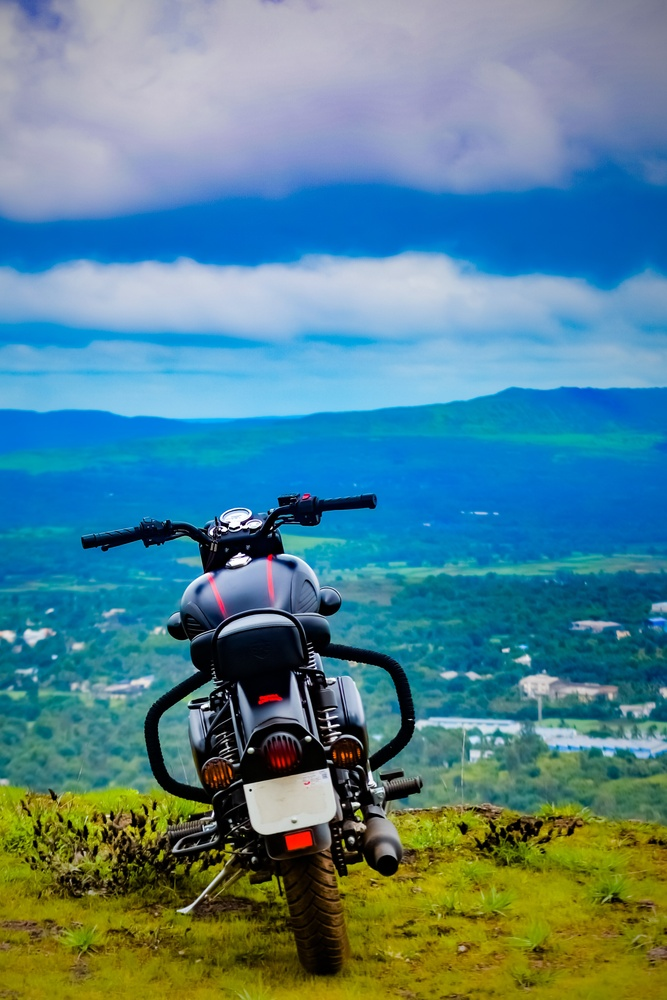
#> input picture asset/bullet.jpg, 667 x 1000 px, shrunk from 2725 x 4087 before the run, given in place of the camera
$ python tutorial5.py
#> lines starting #> are read from the running program, lines starting #| are printed output that depends on the picture; after the words box and inside, x2 and y2 are one past the last pixel; in counts of white or black regions, pixels touching at a corner belong together
import cv2
import numpy as np

# Start capturing video from the default camera (usually the webcam)
cap = cv2.VideoCapture(0)

while True:
    ret, frame = cap.read()
#> frame is the input picture: shape (1000, 667, 3); mean B, G, R 143.5, 131, 83.1
    if not ret:
        break  # Exit the loop if the frame is not captured correctly

    width = int(cap.get(3))  # Get the width of the video frame
    height = int(cap.get(4))  # Get the height of the video frame

    # Convert the frame from BGR (default in OpenCV) to HSV color space
    hsv = cv2.cvtColor(frame, cv2.COLOR_BGR2HSV)
#> hsv: shape (1000, 667, 3); mean H, S, V 88, 166.6, 164.6

    # Define the range of blue color in HSV
    lower_blue = np.array([110, 50, 50])
    upper_blue = np.array([130, 255, 255])

    # Create a binary mask where blue colors are white and the rest are black
    mask = cv2.inRange(hsv, lower_blue, upper_blue)
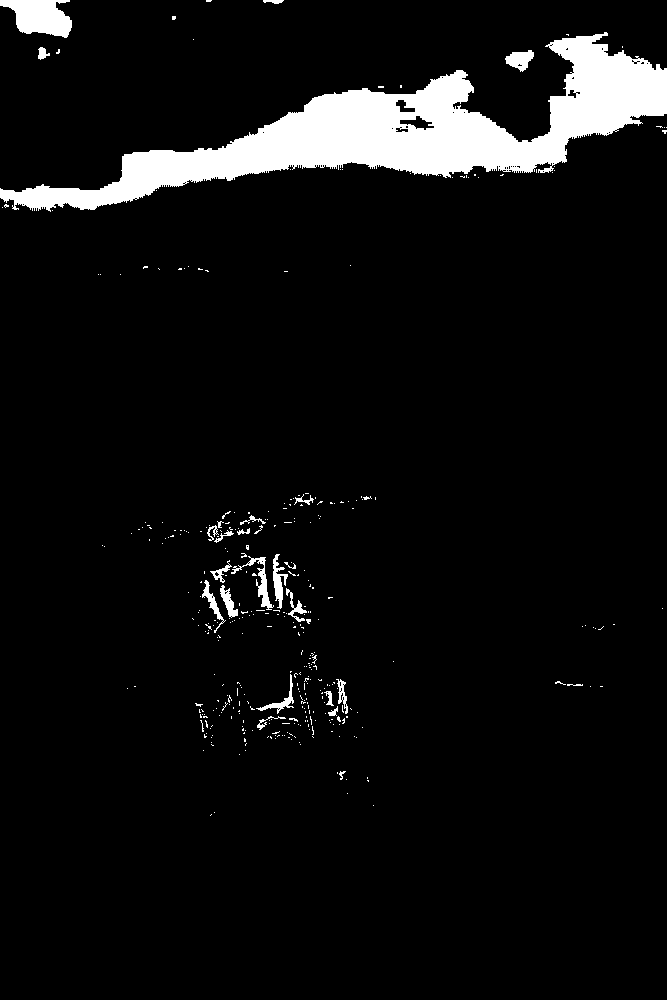
#> mask: shape (1000, 667); 6.1% white; 368 white regions (342 under 20 px), largest, box (x1, y1, x2, y2) and area: (0, 32, 667, 212) 34758, (0, 0, 72, 38) 1832, (231, 556, 274, 610) 459

    # Bitwise-AND the original frame with the mask to extract the blue regions
    result = cv2.bitwise_and(frame, frame, mask=mask)
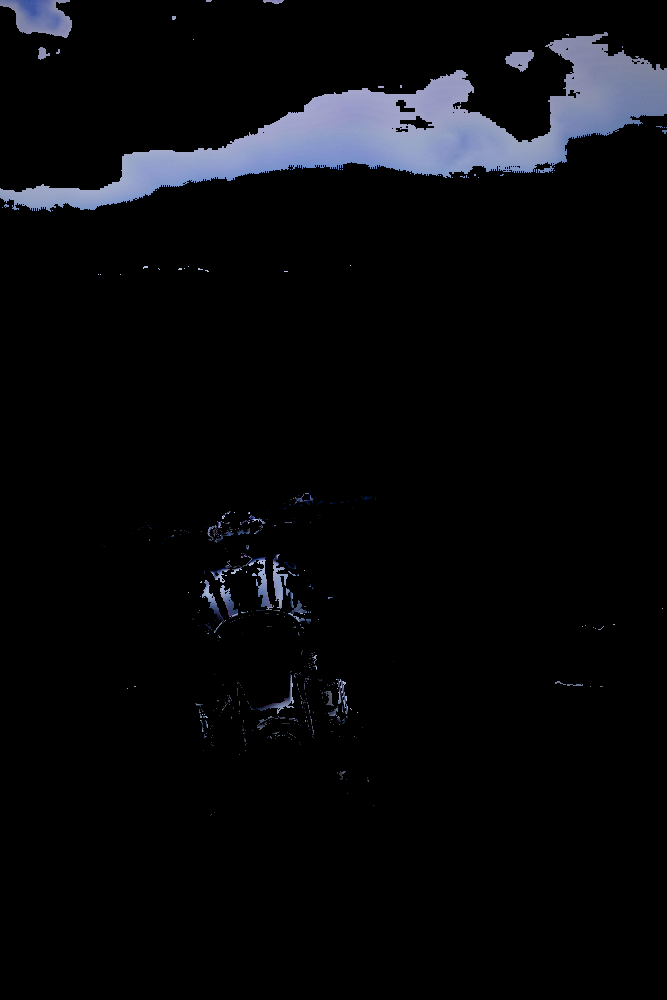
#> result: shape (1000, 667, 3); mean B, G, R 11.4, 8.9, 8.3

    # Display the resulting frame showing only the blue areas
    cv2.imshow('frame', result)

    # Display the mask showing where the blue areas are
    cv2.imshow('mask', mask)

    # Break the loop and exit if the 'q' key is pressed
    if cv2.waitKey(1) == ord('q'):
#> (key q is pressed here)
        break

# Release the video capture object and close all OpenCV windows
cap.release()
cv2.destroyAllWindows()

$ run again, on asset/soccer_practice.jpg
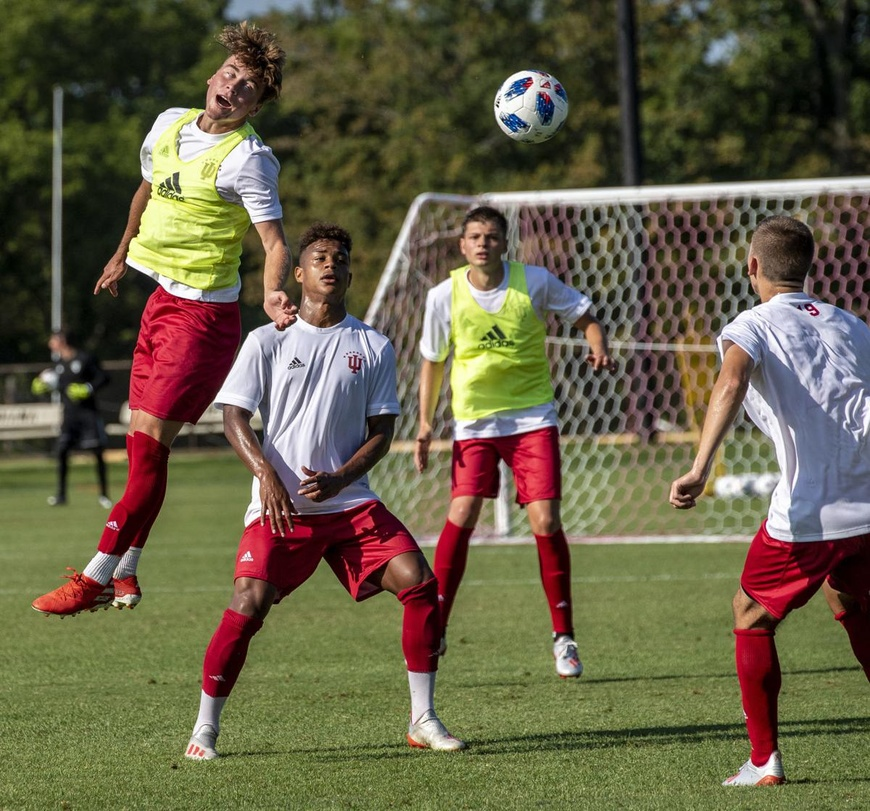
#> input picture asset/soccer_practice.jpg, 870 x 811 px, shrunk from 1200 x 1119 before the run, given in place of the camera
#> frame is the input picture: shape (811, 870, 3); mean B, G, R 70.9, 96, 102.6
#> hsv: shape (811, 870, 3); mean H, S, V 53.8, 108.8, 109.8
#> `mask = cv2.inRange(hsv, lower_blue, upper_blue)`:
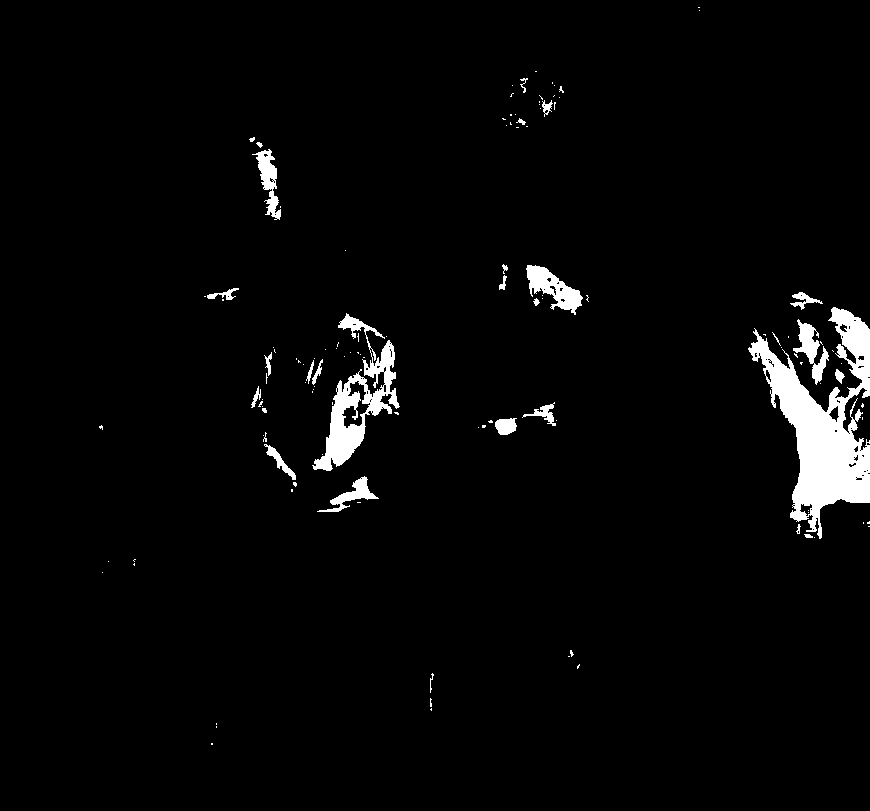
#> mask: shape (811, 870); 3% white; 124 white regions (95 under 20 px), largest, box (x1, y1, x2, y2) and area: (748, 307, 870, 539) 11045, (312, 313, 400, 471) 4048, (526, 265, 583, 315) 1255
#> `result = cv2.bitwise_and(frame, frame, mask=mask)`:
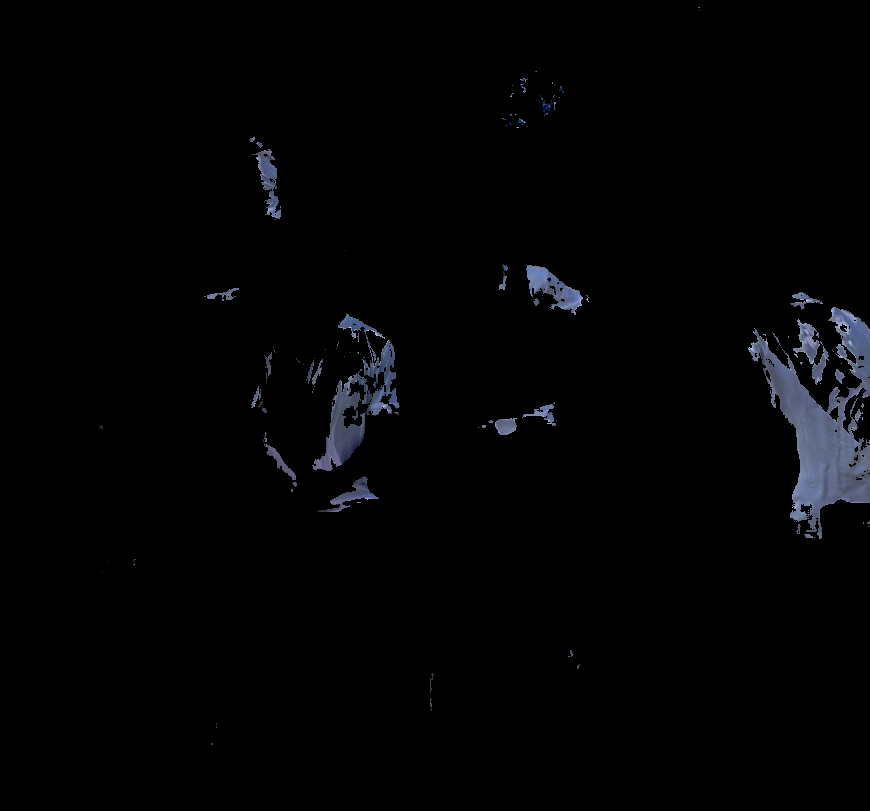
#> result: shape (811, 870, 3); mean B, G, R 3.9, 3, 2.8
